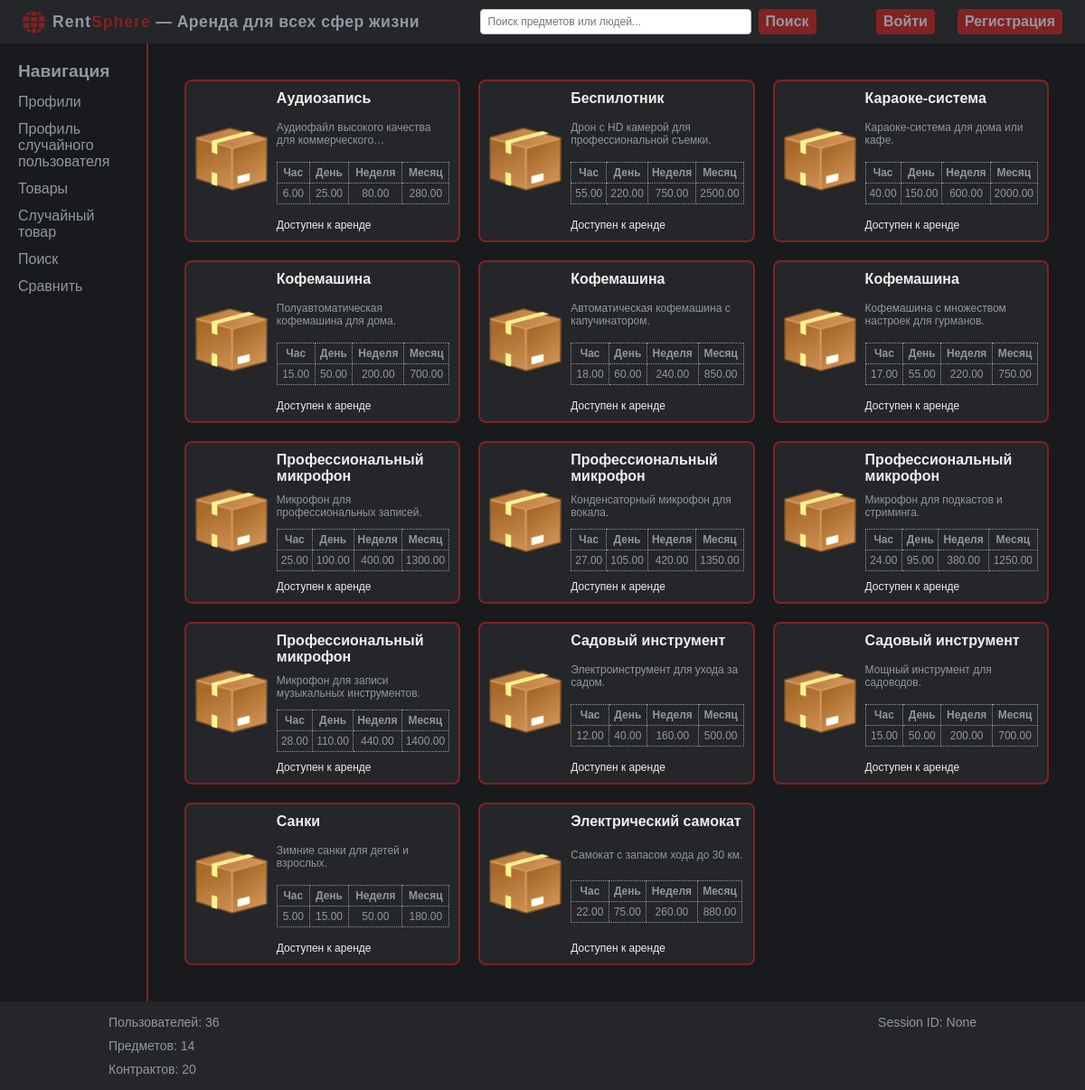
Page /items/ on the earlier database version.
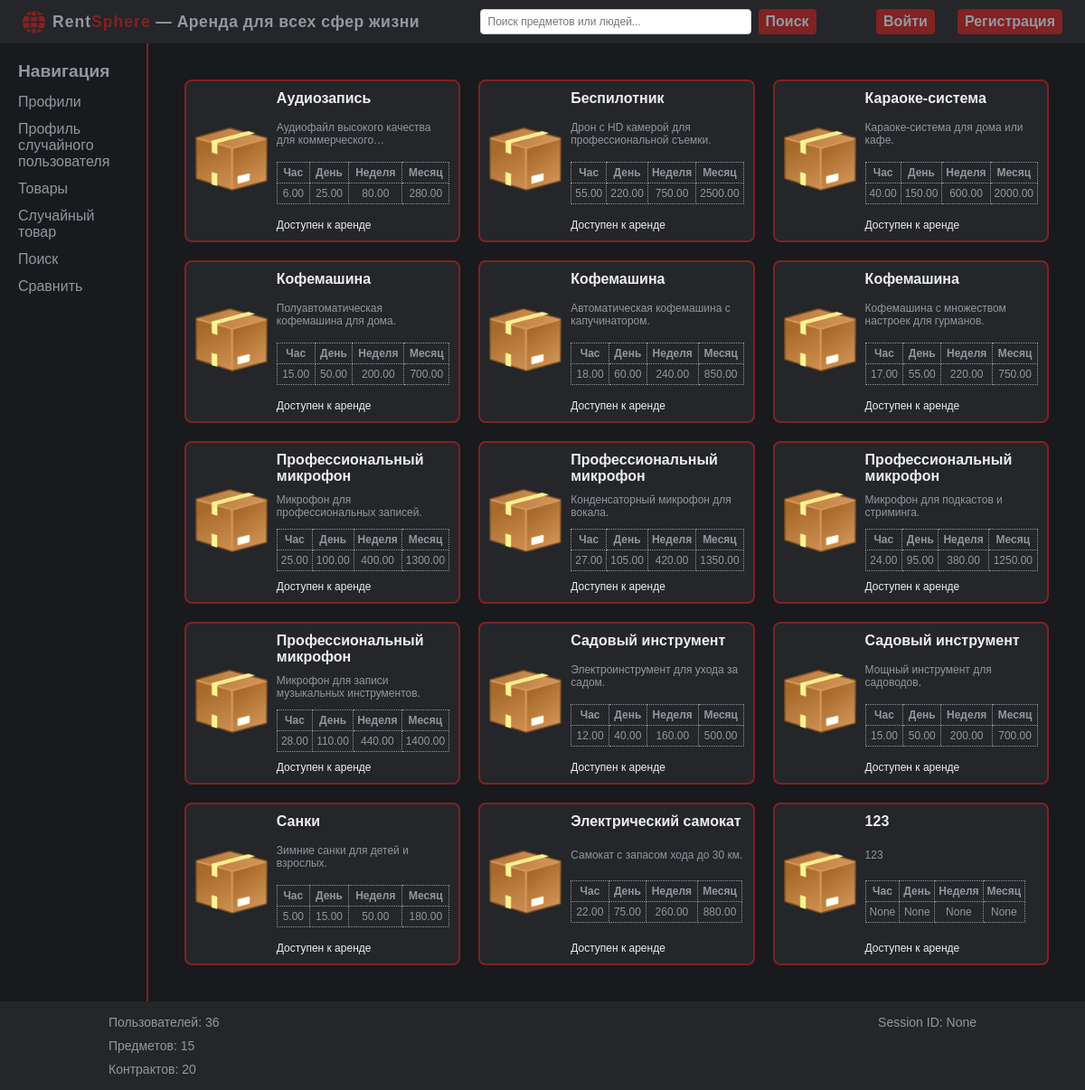
Same page on the later database version.
### models.py (models this page shows, shortened)
class Item(Base):
    __tablename__ = "items"
    id = Column(Integer, primary_key=True)
    photo = Column(String(255))
    name = Column(String(255), nullable=False)
    desc = Column(Text)
    price_h = Column(Numeric(10, 2), nullable=True)
    price_d = Column(Numeric(10, 2), nullable=True)
    price_w = Column(Numeric(10, 2), nullable=True)
    price_m = Column(Numeric(10, 2), nullable=True)
    owner_id = Column(Integer, ForeignKey("users.id"))
    owner = relationship("User", backref="owner_items")

### app.py (the view)
@app.route("/items/", methods=["GET"])
def items():
    items_list = models.Item.query.all()
    item_card_data = []
    for item in items_list:
        contract = models.Contract.query.filter_by(item_id=item.id).first()
        is_available = contract.is_available if contract else None
        item_card_data.append({"id": item.id,
                               "name": item.name,
                               "photo": item.photo,
                               "desc": item.desc,
                               "price_h": item.price_h,
                               "price_d": item.price_d,
                               "price_w": item.price_w,
                               "price_m": item.price_m,
                               "owner_id": item.owner_id,
                               "is_available": is_available})
    return render_template("items.html", items=item_card_data)

### app.py (called while the page is built, shortened)
@app.teardown_request
def teardown_request(exceptions=None):
    db_session.remove()

@app.context_processor
def stats_data():
    session_id = session.get("user_id")
    users_total = models.User.query.count()
    items_total = models.Item.query.count()
    contracts_total = models.Contract.query.count()
    stats = {"users_total": users_total,
             "items_total": items_total,
             "contracts_total": contracts_total,
             "session_id": session_id}
    return dict(stats=stats)

@app.context_processor
def inject_user():
    user_id = session.get("user_id")
    user_data = {"id": None, "login": "Guest"}
    return {"current_user": user_data}

### templates/items.html (shortened to what this page needs)
{% extends 'base.html' %}
{% block content %}
    {% include 'items_list.html' %}
{% endblock %}

### templates/base.html (shortened to what this page needs)
<!DOCTYPE html>
<html lang="ru">
<head>
    <link rel="stylesheet" href="{{ url_for('static', filename='css/styles.css') }}">
</head>
<body>
    <div class="layout">
        <div class="header">
            <div class="header-left">
                <img src="{{ url_for('static', filename='images/logo_red.png') }}" alt="Logo" class="logo">
                <span class="brand-name"><span class="rent">Rent</span><span class="sphere">Sphere</span> — Аренда для всех сфер жизни</span>
            </div>
            <form class="header-search" action="/search" method="GET">
                <input type="text" name="q" class="search-field" placeholder="Поиск предметов или людей...">
                <button type="submit" class="search-button">Поиск</button>
            </form>
            <div class="header-right">
                {% if not current_user.id %}
                    <a href="/login">Войти</a>
                    <a href="/register">Регистрация</a>
                {% else %}
                    <img src="{{ url_for('static', filename='images/default_avatar.png') }}" alt="Аватар" class="header-avatar">
                    <span class="header-user">{{ current_user.login }}</span>
                    <a href="/logout">Выйти</a>
                {% endif %}
            </div>
        </div>
        <div class="center-container">
            <div class="sidebar">
                <span>Навигация</span>
                {% if current_user.id %}
                    <a href="/profiles">Профили</a>
                    <a href="{{ url_for('profile', user_id=current_user.id) }}">Мой профиль</a>
                    <a href="/profiles/random_user">Профиль случайного пользователя</a>
                    <a href="/profiles/search_history">История поиска</a>
                    <a href="/profiles/favorites">Избранное</a>
                    <a href="/items/add">Добавить новый товар</a>
                    <a href="/items">Товары</a>
                    <a href="/items/random_item_details">Случайный товар</a>
                    <a href="/contracts/random_contract">Случайный контракт</a>
                    <a href="/search">Поиск</a>
                    <a href="/complain">Жалоба</a>
                    <a href="/compare">Сравнить</a>
                {% else %}
                    <a href="/profiles">Профили</a>
                    <a href="/profiles/random_user">Профиль случайного пользователя</a>
                    <a href="/items">Товары</a>
                    <a href="/items/random_item_details">Случайный товар</a>
                    <a href="/search">Поиск</a>
                    <a href="/compare">Сравнить</a>
                {% endif %}
            </div>
            <div class="content-area">
                {% block content %}{% endblock %}
            </div>
        </div>
        <div class="footer">
            <table class="stats-table">
                <tr>
                    <td class="left-col">Пользователей: {{ stats.users_total }}</td>
                    <td class="right-col">Session ID: {{ stats.session_id }}</td>
                </tr>
                <tr>
                    <td class="left-col">Предметов: {{ stats.items_total }}</td>
                    <td class="right-col"></td>
                </tr>
                <tr>
                    <td class="left-col">Контрактов: {{ stats.contracts_total }}</td>
                    <td class="right-col"></td>
                </tr>
            </table>
        </div>
    </div>
</body>
</html>

### templates/items_list.html
<div class="items-container">
    {% for item in items %}
    <a href="{{ url_for('item_details', item_id=item.id) }}" class="item-card">
        <div class="item-photo">
            <img src="{{ url_for('static', filename='images/items/default_item.png') }}" alt="Photo">
        </div>
        <div class="item-short-details">
            <div class="item-name">{{ item.name }}</div>
            <div class="item-short-desc">{{ item.desc }}</div>
            <table class="price-table">
                <tr>
                    <th>Час</th>
                    <th>День</th>
                    <th>Неделя</th>
                    <th>Месяц</th>
                </tr>
                <tr>
                    <td>{{ item.price_h }}</td>
                    <td>{{ item.price_d }}</td>
                    <td>{{ item.price_w }}</td>
                    <td>{{ item.price_m }}</td>
                </tr>
            </table>
            <div class="item-data">
                {% if item.is_available %}
                    Доступен к аренде
                {% else %}
                    Не доступен
                {% endif %}
            </div>
        </div>
    </a>
    {% endfor %}
</div>

### static/css/styles.css (style rules this page uses)
body { background-color: #181A1D; color: #EEEEEE; margin: 0; font-family: Arial, sans-serif; }
.header, .footer { background-color: #242629; color: #9398A0; padding: 10px; text-align: center; }
.center-container { display: flex; }
.content-area { flex-grow: 1; background-color: #181A1D; padding: 20px; color: #EEEEEE; }
.stats-table { width: 1000px; margin: 0 auto; border-collapse: collapse; }
.stats-table td { padding: 5px 20px; vertical-align: middle; border: none; font-size: 14px; }
.left-col { text-align: left; }
.right-col { text-align: right; }

### static/css/modules/sidebar.css (style rules this page uses)
.sidebar { background-color: #181A1D; color: #92979F; padding: 20px; width: 180px; height: calc(100vh - 20px); overflow-y: auto; float: left; }
.sidebar span { font-size: 1.2em; margin-bottom: 8px; display: block; font-weight: bold; }
.sidebar a { display: block; color: #92979F; text-decoration: none; padding: 6px 0; }
.sidebar + .content-area { border-left: 2px solid #812223; }

### static/css/modules/header.css (style rules this page uses)
.header { display: flex; justify-content: space-between; align-items: center; padding: 5px 10px; background-color: #242629; }
.header-left { display: flex; align-items: center; }
.logo { width: 25px; height: 25px; margin-right: 8px; margin-left: 15px; }
.brand-name { color: #9398A0; font-weight: bold; font-size: 1.1em; letter-spacing: 0.5px; }
.rent { font-weight: bold; color: #9398A0; letter-spacing: 1px; }
.sphere { font-weight: bold; color: #812223; letter-spacing: 1px; }
.header-search { display: flex; align-items: center; justify-content: center; flex: 1; }
.search-field { padding: 6px 8px; font-size: 12px; border: 1px solid #ccc; border-radius: 4px; width: 300px; box-sizing: border-box; }
.search-button { color: #9398A0; background-color: #812223; padding: 5px 8px; font-weight: bold; font-size: 1em; border: none; border-radius: 4px; cursor: pointer; margin-left: 8px; transition: background-color 0.3s ease; }
.header-right { display: flex; align-items: center; justify-content: flex-end; gap: 10px; }
.header a { color: #9398A0; background-color: #812223; padding: 5px 8px; text-decoration: none; font-weight: bold; font-size: 1em; border-radius: 4px; margin-right: 15px; transition: background-color 0.3s ease; }

### static/css/modules/items.css (style rules this page uses)
.items-container { display: grid; grid-template-columns: repeat(3, 1fr); gap: 20px; margin: 20px; max-width: 1000px; }
.item-card { display: flex; background-color: #242629; color: #EEEEEE; border-radius: 8px; padding: 10px; transition: background-color 0.3s; border: 2px solid #812223; align-items: center; height: 180px; text-decoration: none; box-sizing: border-box; }
.item-photo { margin-right: 10px; }
.item-photo img { width: 80px; height: 80px; border-radius: 10px; }
.item-short-details { display: flex; flex-direction: column; justify-content: space-between; height: 100%; }
.item-name { font-size: 16px; font-weight: bold; }
.item-short-desc { color: #92979F; font-size: 12px; margin-top: 5px; display: -webkit-box; -webkit-line-clamp: 2; -webkit-box-orient: vertical; overflow: hidden; text-overflow: ellipsis; }
.price-table { margin-top: 5px; width: 100%; border-collapse: collapse; }
.price-table th, .price-table td { padding: 4px; text-align: center; border: 1px dotted #92979F; color: #92979F; font-size: 12px; }
.item-data { margin-top: 5px; font-size: 12px; }

Differences in the rows shown:
added Item: name "123", desc "123", price_h "None", price_d "None", price_w "None", price_m "None"
Other differences:
{{ stats.items_total }}: "14" → "15"
